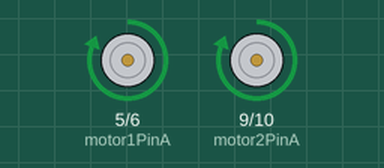
This sketch was run on a simulated Arduino Uno, built with avr-gcc and run on an emulated ATmega328P. Shown: motor-driver pin pairs drawn as motors (green arrow = first pin HIGH = forward, orange = second pin HIGH = backward, longer = more drive).

Above: at 1.0 s.
At 2.5 s:
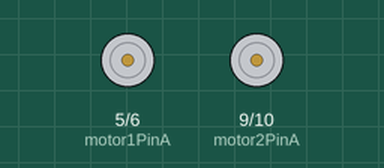
At 4.0 s:
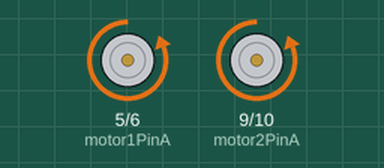
Timing chart, 0 to 7.8 s (numbered marks = the images above):
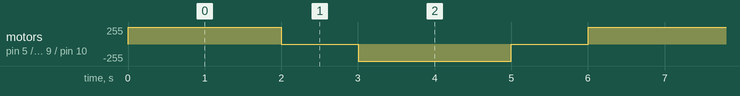

Measured:
- by itself, motor on pin 5 (motor1PinA) / pin 6 (motor1PinB), motor on pin 9 (motor2PinA) / pin 10 (motor2PinB): repeats every 6.0 s: stopped 1.0 s, backward 255/255 2.0 s, stopped 1.0 s, forward 255/255 2.0 s

The sketch:

ders_14_iki_motor_kontrol.ino
```cpp
// Motor 1 pinleri
int motor1PinA = 5;
int motor1PinB = 6;

// Motor 2 pinleri
int motor2PinA = 9;
int motor2PinB = 10;

void setup() {
  // Motor 1 pinleri çıkış
  pinMode(motor1PinA, OUTPUT);
  pinMode(motor1PinB, OUTPUT);

  // Motor 2 pinleri çıkış
  pinMode(motor2PinA, OUTPUT);
  pinMode(motor2PinB, OUTPUT);
}

void loop() {
  // 🔸 Motor 1 ileri
  digitalWrite(motor1PinA, HIGH);
  digitalWrite(motor1PinB, LOW);

  // 🔸 Motor 2 ileri
  digitalWrite(motor2PinA, HIGH);
  digitalWrite(motor2PinB, LOW);
  delay(2000);

  // Motorları durdur
  digitalWrite(motor1PinA, LOW);
  digitalWrite(motor1PinB, LOW);
  digitalWrite(motor2PinA, LOW);
  digitalWrite(motor2PinB, LOW);
  delay(1000);

  // 🔸 Motor 1 geri
  digitalWrite(motor1PinA, LOW);
  digitalWrite(motor1PinB, HIGH);

  // 🔸 Motor 2 geri
  digitalWrite(motor2PinA, LOW);
  digitalWrite(motor2PinB, HIGH);
  delay(2000);

  // Motorları durdur
  digitalWrite(motor1PinA, LOW);
  digitalWrite(motor1PinB, LOW);
  digitalWrite(motor2PinA, LOW);
  digitalWrite(motor2PinB, LOW);
  delay(1000);
}
```
